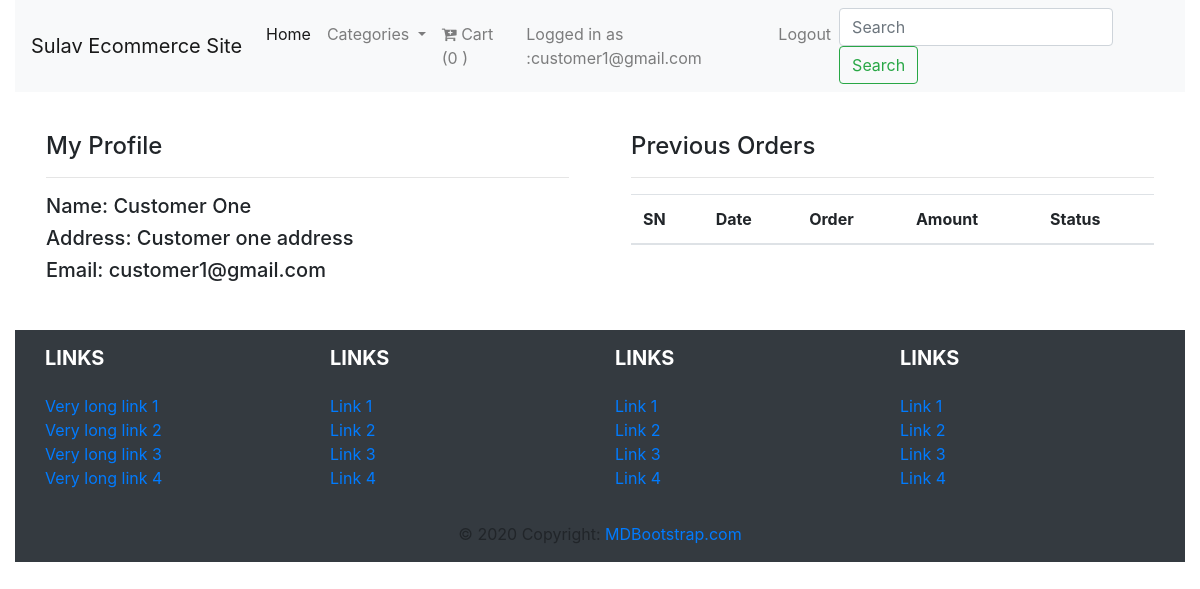
The page /customer-profile/ (signed in) on the database its author committed.
### ecomapp/models.py (models this page shows, shortened)
class Customer(models.Model):
    user = models.OneToOneField(User, on_delete=models.CASCADE)
    full_name = models.CharField(max_length=200)
    address = models.CharField(max_length=200, null=True, blank=True)
    joined_on = models.DateTimeField(auto_now_add=True)

### ecomapp/views.py (the view)
# urls.py: path("customer-profile/", CustomerProfileView.as_view(), name="customerprofile"),
class CustomerProfileView(View):
    def dispatch(self, request, *args, **kwargs):
        try:
            customer = request.user.customer
        except:
            return redirect(reverse("ecomapp:customersignin")+"?next=/customer-profile/")
        return super().dispatch(request, *args, **kwargs)
    def get(self, request, *args, **kwargs):
        customer = request.user.customer
        orders = Order.objects.filter(cart__customer=customer).order_by("-id")
        context = {
            'allcategory': Category.objects.all(),
            'customer': customer,
            'orders': orders,
        }
        cart_id = request.session.get("cid")
        if cart_id:
            cart = Cart.objects.get(id=cart_id)
            context["mycart"] = cart
        return render(request, "clienttemplates/customerprofile.html", context)

### templates/clienttemplates/customerprofile.html (shortened to what this page needs)
{% extends 'clienttemplates/base.html' %}
{% block content %}
<div class="row mt-4 mb-4">
    <div class="col-md-6">
        <div class="p-3">
            <h4>My Profile</h4>
            <hr>
            <h5>Name: {{customer.full_name}}</h5>
            <h5>Address: {{customer.address}}</h5>
            <h5>Email: {{customer.user.username}}</h5>
        </div>
    </div>
    <div class="col-md-6">
        <div class="p-3">
            <h4>Previous Orders</h4>
            <hr>
            <table class="table">
                <thead>
                    <tr>
                        <th>SN</th>
                        <th>Date</th>
                        <th>Order</th>
                        <th>Amount</th>
                        <th>Status</th>
                    </tr>
                </thead>
            </table>
        </div>
    </div>
</div>
{% endblock %}

### templates/clienttemplates/base.html (shortened to what this page needs)
{% load static %}
<!DOCTYPE html>
<html lang="en">
<head>
    <link rel="stylesheet" href="{% static 'clientstatic/css/bootstrap.min.css' %}">
    <link rel="stylesheet" href="https://stackpath.bootstrapcdn.com/font-awesome/4.7.0/css/font-awesome.min.css">
</head>
<body class="container-fluid">
    <nav class="navbar navbar-expand-lg navbar-light bg-light">
        <a class="navbar-brand" href="{% url 'ecomapp:home' %}">Sulav Ecommerce Site</a>
        <div class="collapse navbar-collapse" id="navbarSupportedContent">
            <ul class="navbar-nav mr-auto">
                <li class="nav-item active">
                    <a class="nav-link" href="/">Home <span class="sr-only">(current)</span></a>
                </li>
                <li class="nav-item dropdown">
                    <a class="nav-link dropdown-toggle" href="#" id="navbarDropdown" role="button"
                        data-toggle="dropdown" aria-haspopup="true" aria-expanded="false">
                        Categories
                    </a>
                </li>
                <li class="nav-item">
                    <a class="nav-link" href="{% url 'ecomapp:mycart' %}"> <span class="fa fa-cart-plus"></span>
                        Cart ({% if mycart.cartproduct_set.count > 0 %}{{mycart.cartproduct_set.count}}{% else %}0
                        {% endif %})</a>
                </li>
                {% if request.user.is_authenticated and request.user.customer  %}
                <li class="nav-item">
                    <a class="nav-link" href="{% url 'ecomapp:customerprofile' %}">Logged in as :{{request.user}}</a>
                </li>
                <li class="nav-item">
                    <a href="{% url 'ecomapp:customersignout' %}" class="nav-link">Logout</a>
                </li>
                {% endif %}
            </ul>
            <form class="form-inline my-2 my-lg-0" action="{% url 'ecomapp:productsearch' %}">
                <input class="form-control mr-sm-2" type="search" placeholder="Search" aria-label="Search" name="query">
                <button class="btn btn-outline-success my-2 my-sm-0" type="submit">Search</button>
            </form>
        </div>
    </nav>
    <div class="container-fluid">
        {% block content %}
        {% endblock %}
    </div>
    <footer class="page-footer font-small bg-dark">
        <div class="container text-center text-md-left">
            <div class="row">
                <div class="col-md-3 mx-auto">
                    <h5 class="font-weight-bold text-uppercase mt-3 mb-4 text-white">Links</h5>
                    <ul class="list-unstyled">
                        <li>
                            <a href="#!">Very long link 1</a>
                        </li>
                        <li>
                            <a href="#!">Very long link 2</a>
                        </li>
                        <li>
                            <a href="#!">Very long link 3</a>
                        </li>
                        <li>
                            <a href="#!">Very long link 4</a>
                        </li>
                    </ul>
                </div>
                <div class="col-md-3 mx-auto">
                    <h5 class="font-weight-bold text-uppercase mt-3 mb-4 text-white">Links</h5>
                    <ul class="list-unstyled">
                        <li>
                            <a href="#!">Link 1</a>
                        </li>
                        <li>
                            <a href="#!">Link 2</a>
                        </li>
                        <li>
                            <a href="#!">Link 3</a>
                        </li>
                        <li>
                            <a href="#!">Link 4</a>
                        </li>
                    </ul>
                </div>
                <div class="col-md-3 mx-auto">
                    <h5 class="font-weight-bold text-uppercase mt-3 mb-4 text-white">Links</h5>
                    <ul class="list-unstyled">
                        <li>
                            <a href="#!">Link 1</a>
                        </li>
                        <li>
                            <a href="#!">Link 2</a>
                        </li>
                        <li>
                            <a href="#!">Link 3</a>
                        </li>
                        <li>
                            <a href="#!">Link 4</a>
                        </li>
                    </ul>
                </div>
                <div class="col-md-3 mx-auto">
                    <h5 class="font-weight-bold text-uppercase mt-3 mb-4 text-white">Links</h5>
                    <ul class="list-unstyled">
                        <li>
                            <a href="#!">Link 1</a>
                        </li>
                        <li>
                            <a href="#!">Link 2</a>
                        </li>
                        <li>
                            <a href="#!">Link 3</a>
                        </li>
                        <li>
                            <a href="#!">Link 4</a>
                        </li>
                    </ul>
                </div>
            </div>
        </div>
        <div class="footer-copyright text-center py-3">© 2020 Copyright:
            <a href="https://mdbootstrap.com/"> MDBootstrap.com</a>
        </div>
    </footer>
</body>
</html>

### rows shown on the page
Customer: full_name "Customer One", address "Customer one address", user.username "customer1@gmail.com"

### other values the page prints
{{ request.user }} "customer1@gmail.com"
